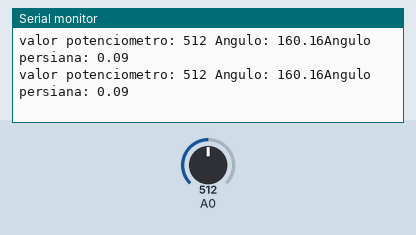
Simulated run of this sketch. Board: Arduino Uno, built with avr-gcc and run on an emulated ATmega328P. Parts: the last lines printed to the serial monitor. Inputs (shaded band) come from the test bench; at power-on: A0 = 512.

Above: at 1.2 s.
1.3 s: A0 set to 494
At 1.42 s:
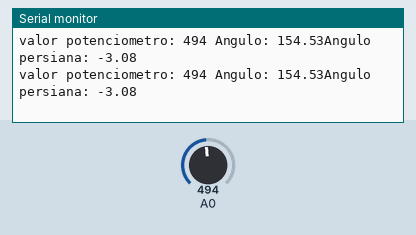
2.8 s: A0 set to 470
At 2.8 s:
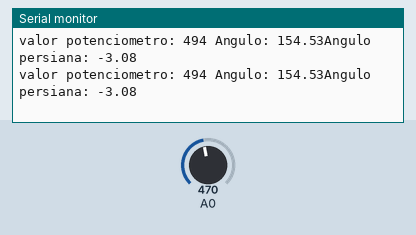
5.8 s: A0 set to 437
At 5.81 s:
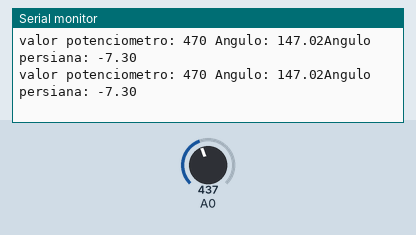
10.3 s: A0 set to 106
At 10.33 s:
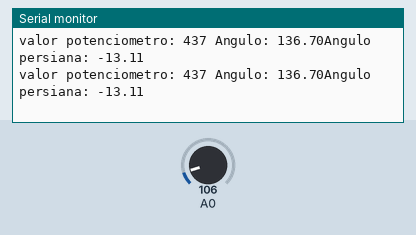
11.8 s: A0 set to 89
At 11.84 s:
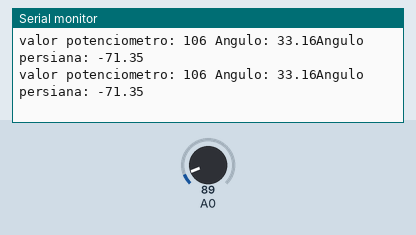
Timing chart, 0 to 14.8 s (numbered marks = the images above; inputs shaded):
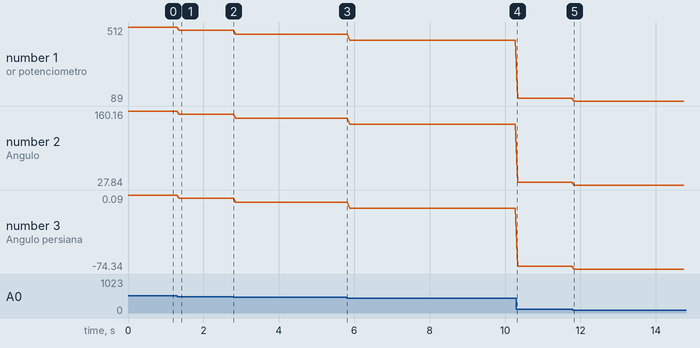

Measured:
- after the input at 1.3 s, the serial monitor: prints a new line after 0.05 s (image 1)
- plotted number 1: 512 → 494 after the input at 1.3 s, 494 → 470 after the input at 2.8 s, 470 → 437 after the input at 5.8 s, 437 → 106 after the input at 10.3 s, 106 → 89 after the input at 11.8 s
- plotted number 2: 160.16 → 154.53 after the input at 1.3 s, 154.53 → 147.02 after the input at 2.8 s, 147.02 → 136.7 after the input at 5.8 s, 136.7 → 33.16 after the input at 10.3 s, 33.16 → 27.84 after the input at 11.8 s
- plotted number 3: 0.09 → -3.08 after the input at 1.3 s, -3.08 → -7.3 after the input at 2.8 s, -7.3 → -13.11 after the input at 5.8 s, -13.11 → -71.35 after the input at 10.3 s, -71.35 → -74.34 after the input at 11.8 s

The sketch:

Sensor-Rotacion.ino
```cpp
int actVal = 0;
int preVal = actVal;

void setup() {
  // put your setup code here, to run once:
  Serial.begin(9600);
}

void loop() {
  // put your main code here, to run repeatedly:
  Serial.print("valor potenciometro: ");
  int aux = analogRead(A0);
  Serial.print(aux);

  Serial.print(" Angulo: ");
  float escalaAux1 = float(aux)*320/1023;
  Serial.print(escalaAux1);

  Serial.print("Angulo persiana: ");
  float escalaAux2 = escalaAux1*180/320 - 90;
  Serial.println(escalaAux2);

  delay(50);
}
```
